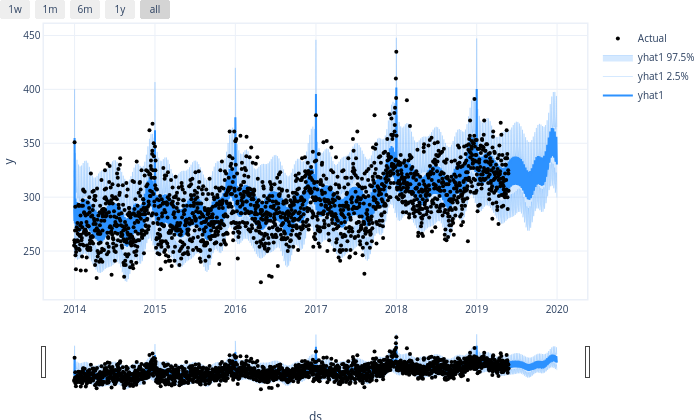

Notebook source saved alongside this figure:
### Code cell
m2.plot(forecast[forecast["ID"] == "Wiltshire"])

### Figure 1 — Plotly figure (JSON) as saved in the notebook; plotly's stock layout.template omitted (floating-point values rounded to 4 significant figures; data arrays with more than 128 entries replaced by an {"elided": "..."} marker saying what was removed)
{"data": [{"fill": "none", "line": {"color": "rgba(45, 146, 255, 1.0)", "width": 2}, "mode": "lines", "name": "yhat1", "type": "scatter", "x": {"elided": "2193 str values"}, "y": {"elided": "2193 float values"}}, {"fillcolor": "rgba(45, 146, 255, 0.2)", "line": {"color": "rgba(45, 146, 255, 0.2)", "width": 1}, "mode": "lines", "name": "yhat1 2.5%", "type": "scatter", "x": {"elided": "2193 str values"}, "y": {"elided": "2193 float values"}}, {"fill": "tonexty", "fillcolor": "rgba(45, 146, 255, 0.2)", "line": {"color": "rgba(45, 146, 255, 0.2)", "width": 1}, "mode": "lines", "name": "yhat1 97.5%", "type": "scatter", "x": {"elided": "2193 str values"}, "y": {"elided": "2193 float values"}}, {"marker": {"color": "black", "size": 4}, "mode": "markers", "name": "Actual", "type": "scatter", "x": {"elided": "2193 str values"}, "y": {"elided": "2193 float values"}}], "layout": {"autosize": true, "font": {"size": 10}, "height": 420, "hovermode": "x unified", "margin": {"b": 0, "l": 0, "pad": 0, "r": 10, "t": 10}, "showlegend": true, "title": {"font": {"size": 12}}, "width": 700, "xaxis": {"linewidth": 1.5, "mirror": true, "rangeselector": {"buttons": [{"count": 7, "label": "1w", "step": "day", "stepmode": "backward"}, {"count": 1, "label": "1m", "step": "month", "stepmode": "backward"}, {"count": 6, "label": "6m", "step": "month", "stepmode": "backward"}, {"count": 1, "label": "1y", "step": "year", "stepmode": "backward"}, {"step": "all"}]}, "rangeslider": {"visible": true}, "showline": true, "title": {"text": "ds"}, "type": "date"}, "yaxis": {"linewidth": 1.5, "mirror": true, "showline": true, "title": {"text": "y"}}}}
